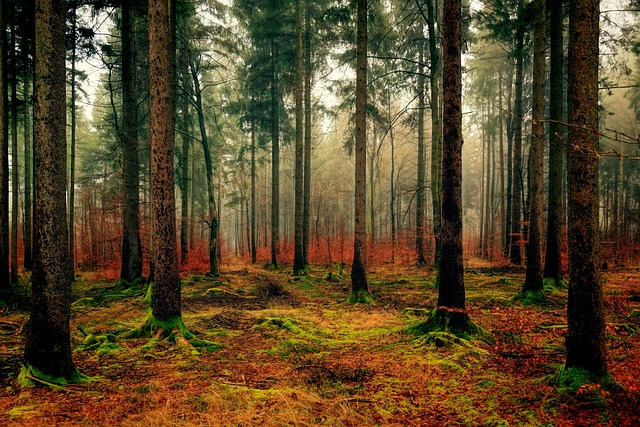
#> input picture final_project/image_processing/wood.jpg, 640 x 427 px
$ jupyter execute final_project.ipynb
#> lines starting #> are read from the running program, lines starting #| are printed output that depends on the picture
[cell 1]
from skimage import io, img_as_float, img_as_ubyte
from skimage.metrics import structural_similarity as ssim
from scipy import signal
from math import log10
import matplotlib.pyplot as plt
import numpy as np
import json


wood_img = io.imread("wood.jpg")
#> wood_img is the input picture: shape (427, 640, 3); mean R, G, B 87.3, 70.2, 40.2
print(wood_img.shape)
#| (427, 640, 3)

R_1 = wood_img[:, :, 0]
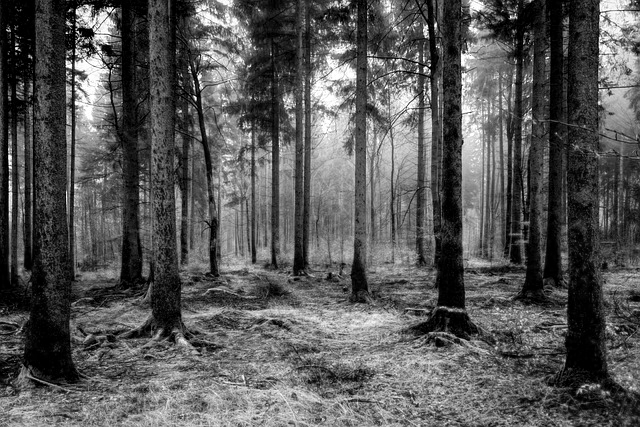
#> R_1: shape (427, 640); min 0, max 255, mean 87.3
G_1 = wood_img[:, :, 1]
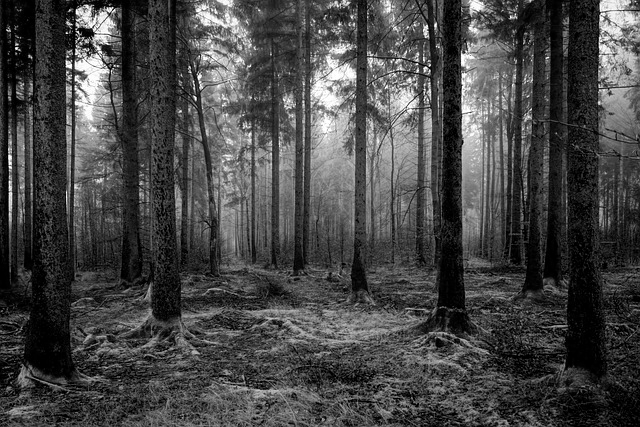
#> G_1: shape (427, 640); min 0, max 255, mean 70.2
B_1 = wood_img[:, :, 2]
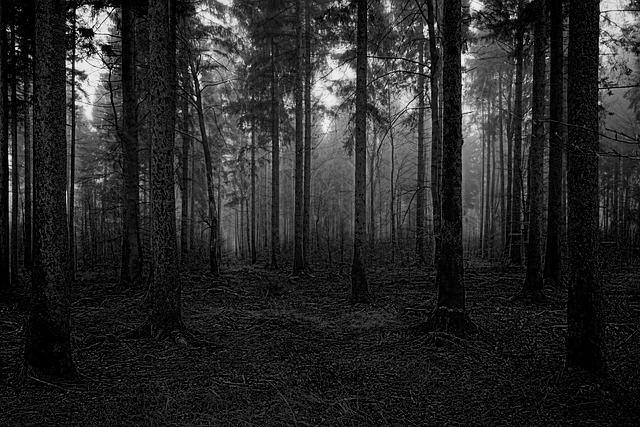
#> B_1: shape (427, 640); min 0, max 255, mean 40.2

#formula for converting colour(RGB) to Gray Image scale Image
Y_wood = (0.299 * np.array(R_1)) + (0.587 * np.array(G_1)) + (0.114 * np.array(B_1))
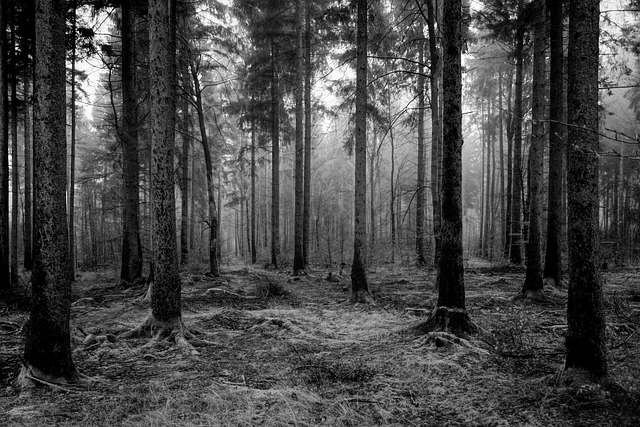
#> Y_wood: shape (427, 640) float64; min 0, max 255, mean 71.9

plt.imshow(Y_wood , cmap = "gray")
# print(Y_wood.shape)
# pattern for aproximation and exact adder
energy_consumption_list = []
energy_consumption_list.append([2068.7, 1962.8, 1853.7, 1797.8, 1982.9, 1893.6, 1882, 1811.2]) # exact adder
energy_consumption_list.append([696.69, 661.61, 641.48, 611.95, 642.26, 612.56, 581.57, 568.23]) # own Aprox
energy_consumption_list.append([722.64, 801.437,667.417, 686.277, 759.353, 742.095, 695.799, 720.61]) # SIAFA 1
energy_consumption_list.append([1011.046, 955.49, 960.609, 946.953, 910.111, 898.936, 936.505, 927.341]) # SIAFA 2
energy_consumption_list.append([722.58, 709.08, 760.5, 744.12, 668.6, 689.24, 698.24, 724.26]) # SIAFA 3
energy_consumption_list.append([722.68, 709.38, 667.2, 687.02, 752.12, 729.72, 701.59, 721.4]) # SIAFA 4
energy_consumption_list.append([772.01, 715.242, 716.736, 693.766, 751.802, 700.172, 688.285, 678.696]) # Serial Aprox
energy_consumption_list.append([696.69, 661.61, 641.48, 611.95, 642.26, 612.56, 581.57, 568.23]) # TODO Semi Serial Aprox data missing
energy_consumption_list.append([696.69, 661.61, 641.48, 611.95, 642.26, 612.56, 581.57, 568.23]) # TODO own 3Memristors


truthTable_s_list = []
truthTable_s_list.append([0, 1, 1, 0, 1, 0, 0, 1]) # exact adder
truthTable_s_list.append([1, 1, 1, 1, 1, 1, 0, 1]) # own Aprox
truthTable_s_list.append([1, 1, 1, 0, 1, 1, 0, 0]) # SIAFA 1
truthTable_s_list.append([1, 1, 1, 0, 1, 0, 0, 0]) # SIAFA 2
truthTable_s_list.append([1, 1, 1, 1, 1, 0, 0, 0]) # SIAFA 3
truthTable_s_list.append([1, 1, 1, 0, 1, 0, 1, 0]) # SIAFA 4
truthTable_s_list.append([1, 1, 1, 0, 1, 1, 0, 0]) # Serial Aprox
truthTable_s_list.append([1, 1, 1, 0, 0, 0, 0, 0]) # Semi Serial Aprox
truthTable_s_list.append([1, 1, 1, 0, 1, 1, 1, 1]) # own 3Memristors


truthTable_c_list = []
truthTable_c_list.append([0, 0, 0, 1, 0, 1, 1, 1]) # exact adder
truthTable_c_list.append([0, 1, 0, 1, 0, 1, 1, 1]) # own Aprox
truthTable_c_list.append([0, 0, 0, 1, 0, 0, 1, 1]) # SIAFA 1
truthTable_c_list.append([0, 1, 0, 1, 0, 1, 1, 1]) # SIAFA 2
truthTable_c_list.append([0, 0, 0, 0, 0, 1, 1, 1]) # SIAFA 3
truthTable_c_list.append([0, 0, 0, 1, 0, 1, 0, 1]) # SIAFA 4
truthTable_c_list.append([0, 0, 0, 1, 0, 0, 1, 1]) # Serial Aprox
truthTable_c_list.append([0, 0, 0, 1, 1, 1, 1, 1]) # Semi Serial Aprox
truthTable_c_list.append([0, 1, 0, 1, 0, 1, 0, 1]) # own 3Memristors

nameApprox_list = []
nameApprox_list.append("exact")
nameApprox_list.append("own_Aprox")
nameApprox_list.append("SIAFA 1")
nameApprox_list.append("SIAFA 2")
nameApprox_list.append("SIAFA 3")
nameApprox_list.append("SIAFA 4")
nameApprox_list.append("Serial Aprox")
nameApprox_list.append("Semi Serial Aprox")
nameApprox_list.append("own_3Memristors")

# write data to json file
# Create a dictionary to hold the parsed data
parsed_data = {}
empty_list = [0,0,0,0,0,0,0,0,0]

# Populate the dictionary
for i, name in enumerate(nameApprox_list):
    parsed_data[name] = {"s": truthTable_s_list[i], "c": truthTable_c_list[i], "energy": energy_consumption_list[i], "ssi": empty_list, "psnr": empty_list, "energy_con": empty_list}

json_file_path = 'data.json'

# Write the data to the JSON file
with open(json_file_path, 'w') as json_file:
    json.dump(parsed_data, json_file, indent=4)
